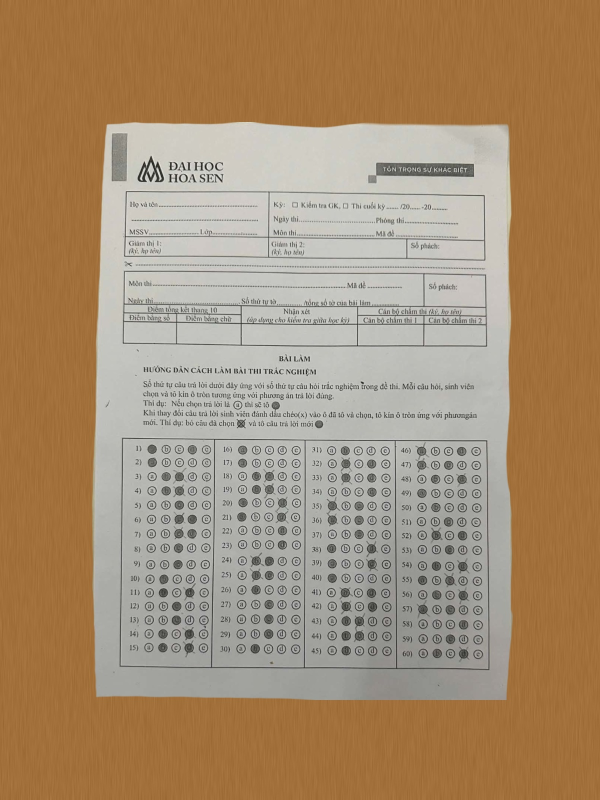
#> input picture src/test/0001.jpg, 1200 x 1600 px, given in place of the camera (shown at 1/2 size)
$ python camera_scanner.py
#> lines starting #> are read from the running program, lines starting #| are printed output that depends on the picture; after the words box and inside, x2 and y2 are one past the last pixel; in counts of white or black regions, pixels touching at a corner belong together
import cv2
import numpy as np

def main():
    # 1. Khởi tạo Webcam (0 là camera mặc định của laptop)
    cap = cv2.VideoCapture(0)

    # Cấu hình độ phân giải camera (1280x720 HD)
    cap.set(cv2.CAP_PROP_FRAME_WIDTH, 1280)
    cap.set(cv2.CAP_PROP_FRAME_HEIGHT, 720)

    if not cap.isOpened():
        print("❌ Không thể mở Webcam. Vui lòng kiểm tra quyền truy cập camera!")
        return

    print("🚀 Đã mở Camera!")
    print("📌 Hướng dẫn thao tác:")
    print("   - Đưa tờ giấy bài thi vào Khung Canh Góc")
    print("   - Khung đổi màu XANH LÁ khi phát hiện góc chuẩn")
    print("   - Nhấn phím [SPACE] (Phím cách) để chụp ảnh")
    print("   - Nhấn phím [Q] hoặc [ESC] để thoát")

    while True:
        ret, frame = cap.read()
#> frame is the input picture: shape (1600, 1200, 3); mean B, G, R 112.4, 142, 167.3
        if not ret:
            print("❌ Lỗi đọc dữ liệu từ camera!")
            break

        h, w = frame.shape[:2]
#> h = 1600; w = 1200
        display_frame = frame.copy()

        # 2. Định nghĩa kích thước & vị trí Khung Chuẩn (Tỉ lệ 3:4 cho tờ giấy)
        target_w = int(w * 0.50)
#> target_w = 600
        target_h = int(target_w * (4 / 3))
#> target_h = 800
        if target_h > int(h * 0.85):
            target_h = int(h * 0.85)
            target_w = int(target_h * (3 / 4))

        x1 = (w - target_w) // 2
#> x1 = 300
        y1 = (h - target_h) // 2
#> y1 = 400
        x2 = x1 + target_w
#> x2 = 900
        y2 = y1 + target_h
#> y2 = 1200

        # 3. Phân tích Real-time tìm viền tờ giấy trong khung
        gray = cv2.cvtColor(frame, cv2.COLOR_BGR2GRAY)
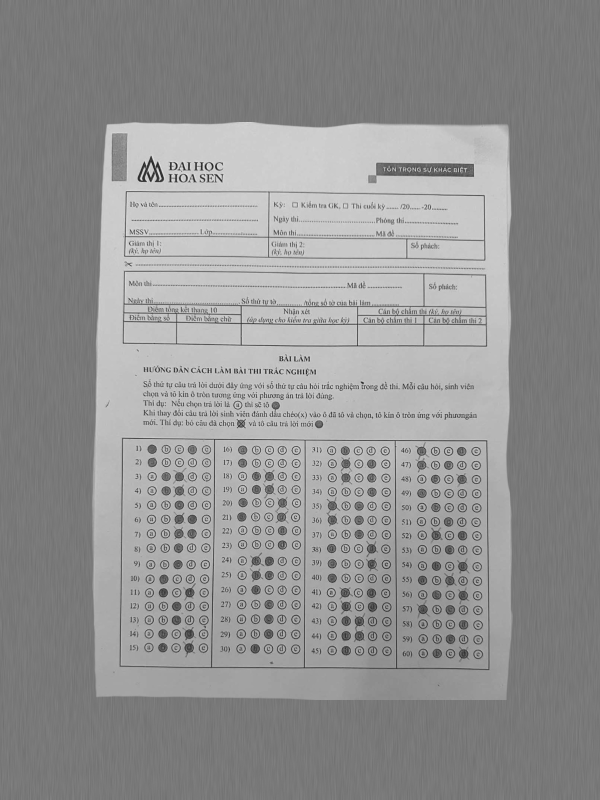
#> gray: shape (1600, 1200) (shown at 1/2 size); min 9, max 247, mean 146.2
        blur = cv2.GaussianBlur(gray, (5, 5), 0)
        edged = cv2.Canny(blur, 30, 150)
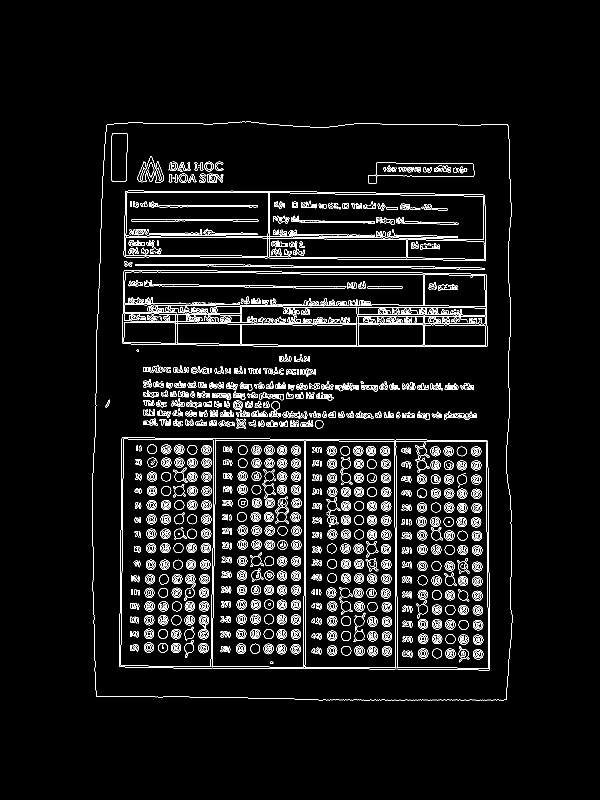
#> edged: shape (1600, 1200) (shown at 1/2 size); 5.2% white in thin lines or dots, all inside (x1, y1, x2, y2) = (184, 243, 1026, 1401)

        contours, _ = cv2.findContours(edged, cv2.RETR_EXTERNAL, cv2.CHAIN_APPROX_SIMPLE)
#> contours = 1 contour; box (x1, y1, x2, y2) and area: (184, 243, 1026, 1401) 948212

        is_aligned = False
        for c in contours:
            area = cv2.contourArea(c)
            # Kiểm tra diện tích contour có đủ lớn và nằm trong khung hay không
            if area > (target_w * target_h * 0.35):
                peri = cv2.arcLength(c, True)
                approx = cv2.approxPolyDP(c, 0.03 * peri, True)
                if len(approx) == 4:
                    is_aligned = True
                    break
#> this loop made 1 pass
#> (area, peri, approx, is_aligned) on pass 1: (948211.5, 4064.5, [[215, 248], [192, 1393], [1012, 1399], [1014, 248]], True)

        # 4. Cập nhật màu sắc & trạng thái khung canh góc
        if is_aligned:
            color = (0, 255, 0)  # Xanh lá: Đã vuông góc / Chuẩn vị trí
            status_text = "KHUNG CHUAN! NHAN [SPACE] DE CHUP"
        else:
            color = (0, 0, 255)  # Đỏ: Chưa cân / Chưa phát hiện đủ 4 góc
            status_text = "CANH GIAY VAO TRONG KHUNG..."

        # Vẽ 4 tai định hình ở 4 góc (Corner Markers)
        line_len = 35
        thick = 3
        # Góc trên-trái
        cv2.line(display_frame, (x1, y1), (x1 + line_len, y1), color, thick)
#> display_frame: shape (1600, 1200, 3); 0.01% of pixels changed, all inside (x1, y1, x2, y2) = (298, 398, 338, 403)
        cv2.line(display_frame, (x1, y1), (x1, y1 + line_len), color, thick)
#> display_frame: shape (1600, 1200, 3); mean B, G, R 112.4, 142, 167.3
        # Góc trên-phải
        cv2.line(display_frame, (x2, y1), (x2 - line_len, y1), color, thick)
#> display_frame: shape (1600, 1200, 3); mean B, G, R 112.4, 142, 167.2
        cv2.line(display_frame, (x2, y1), (x2, y1 + line_len), color, thick)
#> display_frame: shape (1600, 1200, 3); mean B, G, R 112.3, 142, 167.2
        # Góc dưới-trái
        cv2.line(display_frame, (x1, y2), (x1 + line_len, y2), color, thick)
#> display_frame: shape (1600, 1200, 3); mean B, G, R 112.3, 142, 167.2
        cv2.line(display_frame, (x1, y2), (x1, y2 - line_len), color, thick)
#> display_frame: shape (1600, 1200, 3); mean B, G, R 112.3, 142, 167.2
        # Góc dưới-phải
        cv2.line(display_frame, (x2, y2), (x2 - line_len, y2), color, thick)
        cv2.line(display_frame, (x2, y2), (x2, y2 - line_len), color, thick)
#> display_frame: shape (1600, 1200, 3); mean B, G, R 112.3, 142.1, 167.2

        # Khung viền mảnh kết nối các góc
        cv2.rectangle(display_frame, (x1, y1), (x2, y2), color, 1)

        # Hiển thị văn bản hướng dẫn
        cv2.putText(display_frame, status_text, (x1, y1 - 15),
                    cv2.FONT_HERSHEY_SIMPLEX, 0.65, color, 2)
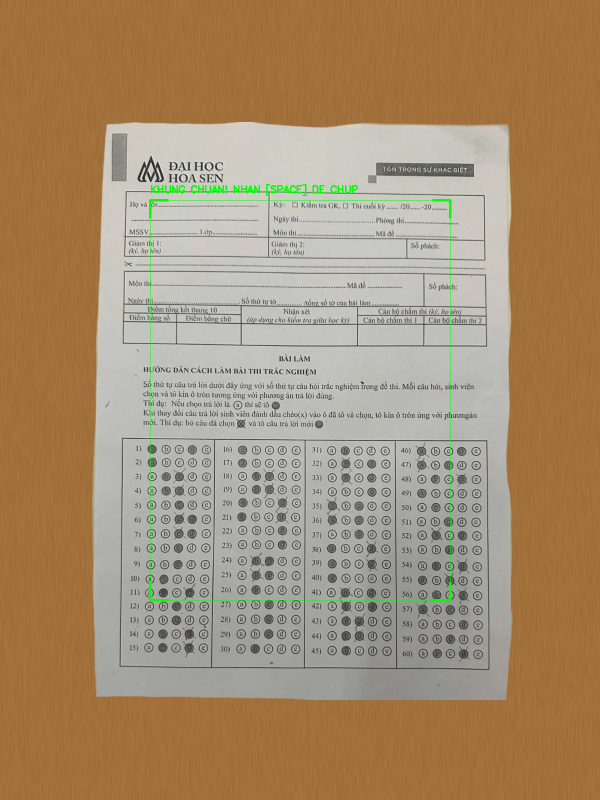
#> display_frame: shape (1600, 1200, 3) (shown at 1/2 size); mean B, G, R 111.8, 142.3, 166.6

        # 5. Hiển thị cửa sổ Camera OpenCV
        cv2.imshow("OMR Scanner - Realtime Camera", display_frame)

        # 6. Bắt sự kiện bàn phím
        key = cv2.waitKey(1) & 0xFF
#> (key q is pressed here)
        if key == ord(' '):  # Phím SPACE
            cv2.imwrite("captured_paper.jpg", frame)
            print("📸 Đã chụp thành công! Ảnh được lưu tại 'captured_paper.jpg'")

            # Hiệu ứng báo chụp thành công trên màn hình
            cv2.putText(display_frame, "DA CHUP ANH!", (w // 2 - 120, h // 2),
                        cv2.FONT_HERSHEY_SIMPLEX, 1.2, (0, 255, 0), 3)
            cv2.imshow("OMR Scanner - Realtime Camera", display_frame)
            cv2.waitKey(600)
            break
        elif key == ord('q') or key == 27:  # Phím Q hoặc ESC
            print("👋 Đã đóng camera.")
            break

    cap.release()
    cv2.destroyAllWindows()

if __name__ == "__main__":
    main()

$ run again, on src/test/0002.jpg
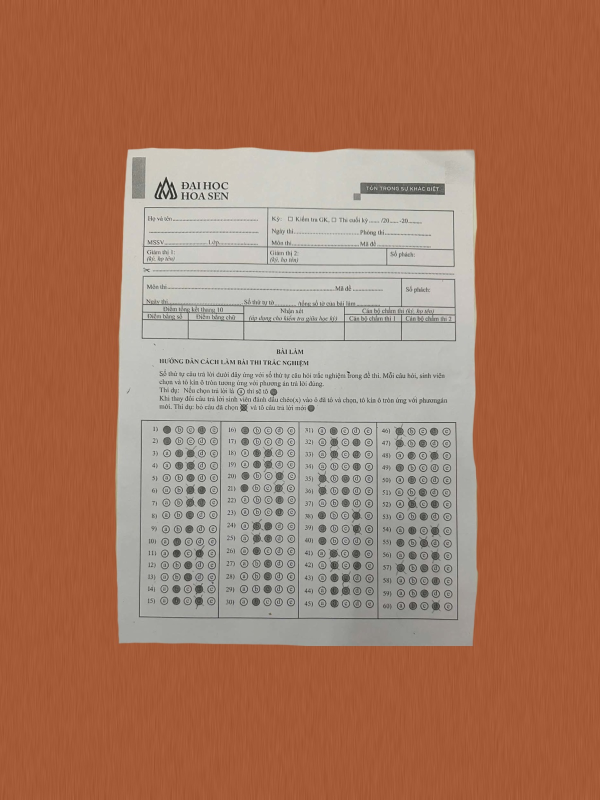
#> input picture src/test/0002.jpg, 1200 x 1600 px, given in place of the camera (shown at 1/2 size)
#> in main, frame is the input picture: shape (1600, 1200, 3); mean B, G, R 96.7, 120.9, 167.7
#> in main, `edged = cv2.Canny(blur, 30, 150)`:
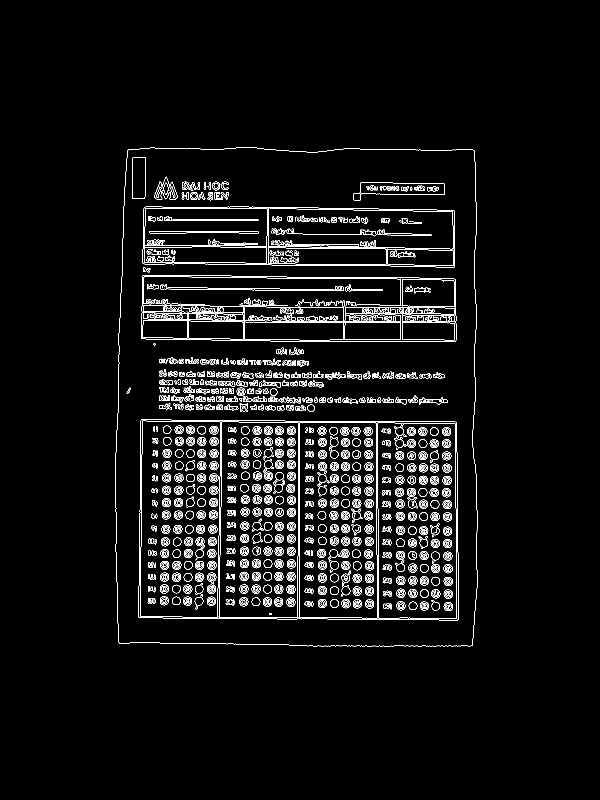
#> edged: shape (1600, 1200) (shown at 1/2 size); 4.1% white in thin lines or dots, all inside (x1, y1, x2, y2) = (230, 294, 956, 1293)
#> contours = 1 contour; box (x1, y1, x2, y2) and area: (230, 294, 956, 1293) 705524
#> the loop in main, `for c in contours:` made 1 pass
#> (area, peri, approx, is_aligned) on pass 1: (705524, 3478.7, [[256, 299], [238, 1286], [945, 1291], [948, 301]], True)
#> in main, `cv2.putText(display_frame, status_text, (x1, y1 - 15), cv2.FONT_HERSHE..`:
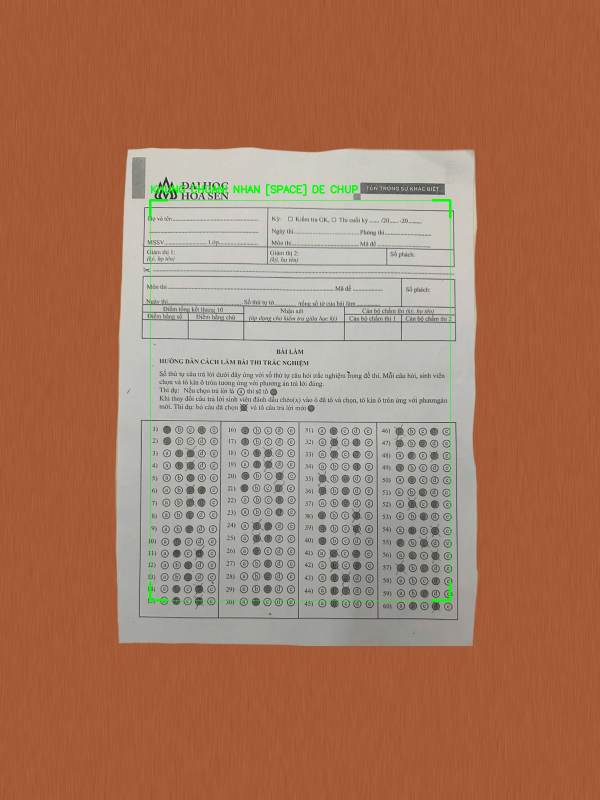
#> display_frame: shape (1600, 1200, 3) (shown at 1/2 size); mean B, G, R 96.1, 121.2, 167.1
